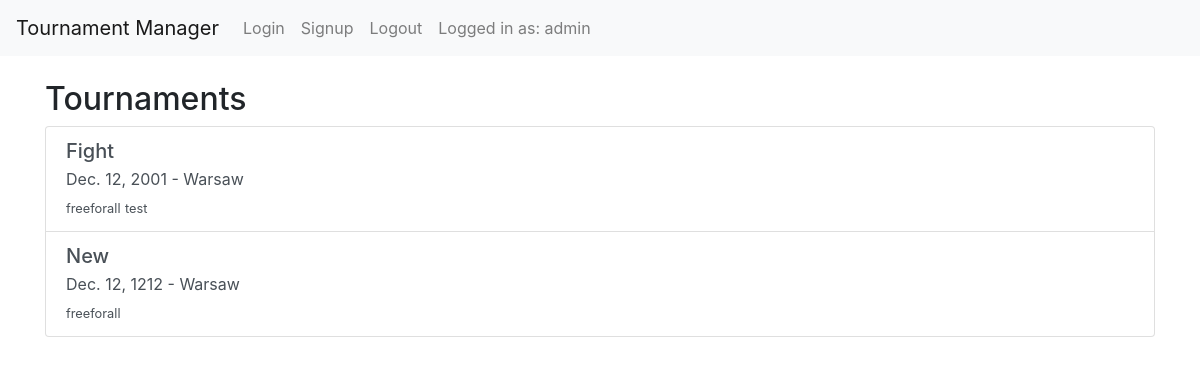
Screenshot of /app/tournaments/ (signed in) with the database file from the repository.
### bjjorganizer/models.py (models this page shows, shortened)
class Tournament(models.Model):
    TOURNAMNET_TYPES = [
        ('freeforall', 'Free for All')
    ]
    name = models.CharField(max_length=255)
    date = models.DateField()
    location = models.CharField(max_length=255)
    description = models.TextField(blank=True, null=True)
    created_at = models.DateTimeField(auto_now_add=True)
    updated_at = models.DateTimeField(auto_now=True)
    tournamentType = models.CharField(max_length=100,choices=TOURNAMNET_TYPES)
    started = models.BooleanField(default=False)

### bjjorganizer/views.py (the view)
# urls.py: path('tournaments/', views.tournament_list, name='tournament_list'),
@login_required(login_url="/app/login/")
def tournament_list(request):
    tournaments = Tournament.objects.all()
    return render(request, 'bjjorganizer/tournament_list.html', {'tournaments': tournaments})

### bjjorganizer/templates/bjjorganizer/tournament_list.html (shortened to what this page needs)
{% extends "bjjorganizer/base.html" %}
{% block content %}
<h2>Tournaments</h2>
{% if tournaments %}
<div class="list-group">
    {% for tournament in tournaments %}
    <a href="{% url 'tournament_detail' tournament.id %}" class="list-group-item list-group-item-action">
        <h5 class="mb-1">{{ tournament.name }}</h5>
        <p class="mb-1">{{ tournament.date }} - {{ tournament.location }}</p>
        <small>{{ tournament.tournamentType }}</small>
        <small>{{ tournament.description }}</small>
    </a>
    {% endfor %}
</div>
{% else %}
<p>No tournaments available.</p>
{% endif %}
{% endblock %}

### bjjorganizer/templates/bjjorganizer/base.html (shortened to what this page needs)
<!DOCTYPE html>
<html lang="en">
<head>
    <link href="https://stackpath.bootstrapcdn.com/bootstrap/4.5.2/css/bootstrap.min.css" rel="stylesheet">
</head>
<body>
    <nav class="navbar navbar-expand-lg navbar-light bg-light">
        <a class="navbar-brand" href="/app">Tournament Manager</a>
        <div class="collapse navbar-collapse" id="navbarNav">
            <ul class="navbar-nav">
                <li class="nav-item"><a class="nav-link" href="{% url 'login' %}">Login</a></li>
                <li class="nav-item"><a class="nav-link" href="{% url 'signup' %}">Signup</a></li>
                <li class="nav-item"><a class="nav-link" href="{% url 'logout' %}">Logout</a></li>
                <li class="nav-item"><a class="nav-link" href=""> Logged in as: {% if user.is_authenticated %} {{ user.username }}{% else %}Guest{% endif %}
                </a></li></ul>
        </div>
    </nav>
    <div class="container mt-4">
        {% block content %}{% endblock %}
    </div>
</body>
</html>

### rows the page displays
Tournament: name "Fight", date "Dec. 12, 2001", location "Warsaw", tournamentType "freeforall", description "test"
Tournament: name "New", date "Dec. 12, 1212", location "Warsaw", tournamentType "freeforall"

### other values shown
{{ user.username }} "admin"
